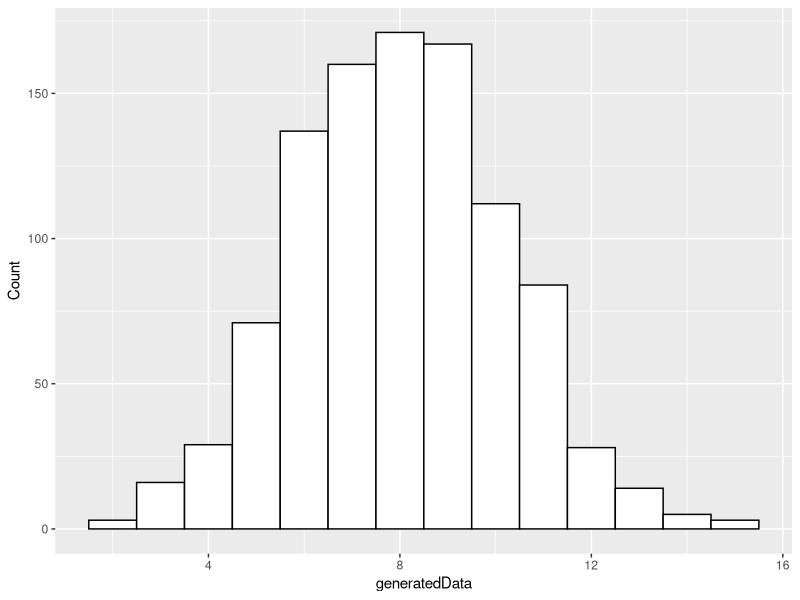
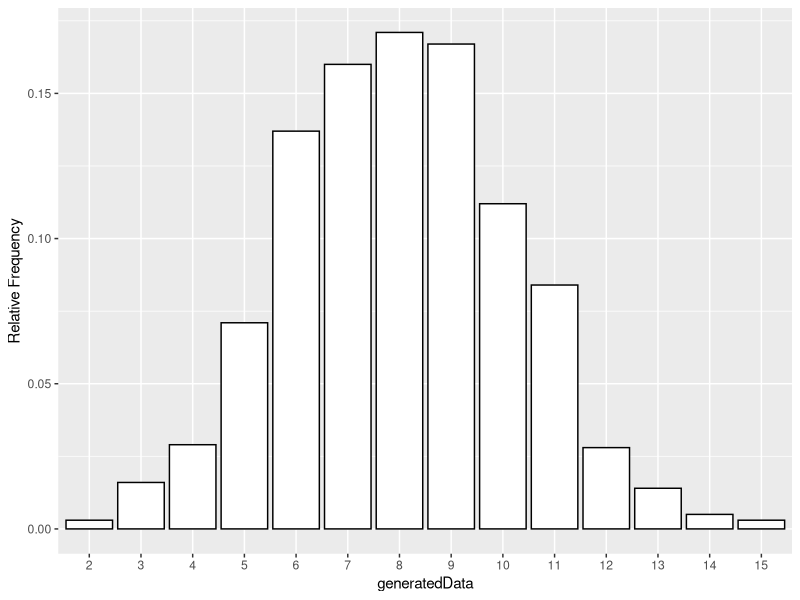
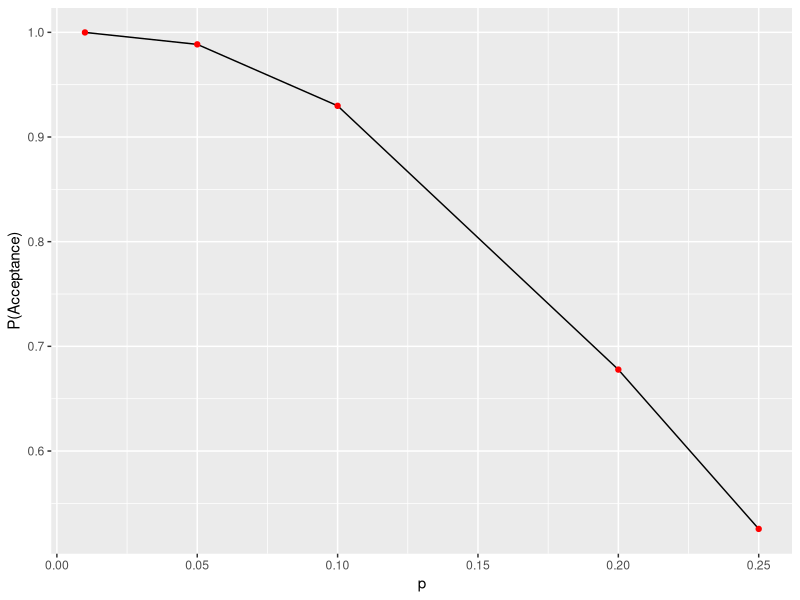
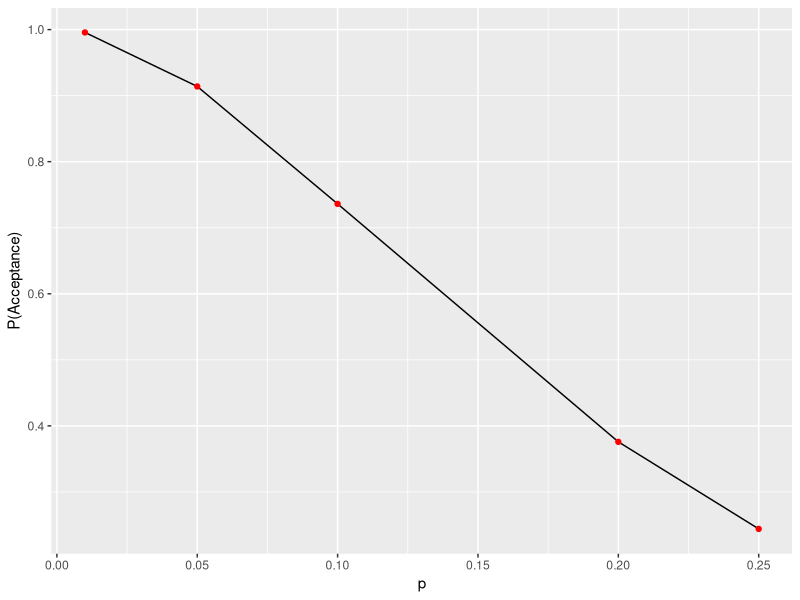
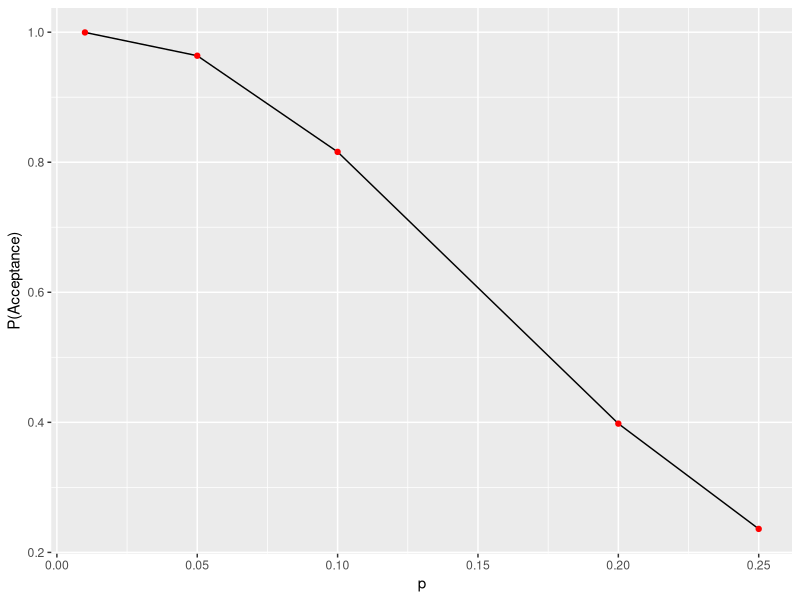

These charts were generated, in order, by the following R code:
# main.R
# This file contains the implementation of the functions in the Project 1
# NOTE: THIS SCRIPT WAS COMPILED ON A LINUX MACHINE - SOME STATEMENTS MAY THROW
# WARNINGS OR ERRORS IN OTHER SYSTEMS

library(ggplot2)  # for generating high quality plots

# ------------------------------ Part 1 ------------------------------

# initialize parameters for binomial distribution
x <- 20
N <- 1000
p <- 0.4
generatedData <- rbinom(N, x, p)

# ------ a ------

png(filename="figures/hist.png")

# plot a histogram of the data
ggplot() + aes(generatedData) + 
    geom_histogram(binwidth=1, color="black", fill="white") +
    labs(y="Count")

dev.off()

# ------ b ------

# print out the mean, variance and standard deviation
paste("Mean:", signif(mean(generatedData), digits=4),
    "| Variance:", signif(var(generatedData), digits=4),
    "| Standard Deviation:", signif(sqrt(var(generatedData)), digits=4)
)

# ------ c ------

# print out the summary statistics
summary(generatedData)

# ------ d ------

# generate a frequency table of the data and divide by the sample size
relfreq <- ftable(generatedData)/N

# convert the table to a dataframe for convenience
relfreq <- as.data.frame(relfreq)

png(filename="figures/relfreq.png")

# plot a bar plot of the relative frequencies
ggplot(data=relfreq, aes(x=generatedData, y=Freq)) + 
    geom_bar(color="black", fill="white", stat="identity") +
    labs(y="Relative Frequency")

dev.off()

# ------ e ------

# print out the cumulative probability to compare with the binomial 
# distribution table
cumProb <- 0  # initialize binomial cumulative probability

# iterate through the entire dataframe
for (i in 1:(nrow(relfreq))) {
    cumProb=cumProb+relfreq[i, "Freq"]
    print(
        paste0(
            "b(", relfreq[i, "generatedData"], ', ', x, ', ', p, ") -> ",
            cumProb
        )
    )
}

# ------------------------------ Part 2: 3.58 ------------------------------

# initialize variables
probs <- c(0.01, 0.05, 0.10, 0.20, 0.25)
proportions <- rep(0, times=length(probs))

# ------ a ------

# generate binomial probabilities with b(2, 10, p)
for (i in 1:length(proportions)) {
    proportions[i] = signif(pbinom(2, size=10, prob=probs[i]), digits=4)
}
bnomDF <- data.frame(p=probs, px=proportions)
print(bnomDF)

# ------ b ------

png(filename="figures/charcurve1.png")

# plot the characteristic curve
ggplot(bnomDF, aes(x=p, y=px)) + geom_line() + geom_point(color="red") +
    labs(x="p", y="P(Acceptance)")

dev.off()

# ------ c ------

# generate binomial probabilities with b(1, 10, p)
for (i in 1:length(proportions)) {
    proportions[i] = signif(pbinom(1, size=10, prob=probs[i]), digits=4)
}
bnomDF <- data.frame(p=probs, px=proportions)
print(bnomDF)

png(filename="figures/charcurve2.png")

# plot the characteristic curve
ggplot(bnomDF, aes(x=p, y=px)) + geom_line() + geom_point(color="red") +
    labs(x="p", y="P(Acceptance)")

dev.off()

# ------ d ------

# generate binomial probabilities with b(2, 15, p)
for (i in 1:length(proportions)) {
    proportions[i] = signif(pbinom(2, size=15, prob=probs[i]), digits=4)
}
bnomDF <- data.frame(p=probs, px=proportions)
print(bnomDF)

png(filename="figures/charcurve3.png")

# plot the characteristic curve
ggplot(bnomDF, aes(x=p, y=px)) + geom_line() + geom_point(color="red") +
    labs(x="p", y="P(Acceptance)")

dev.off()
